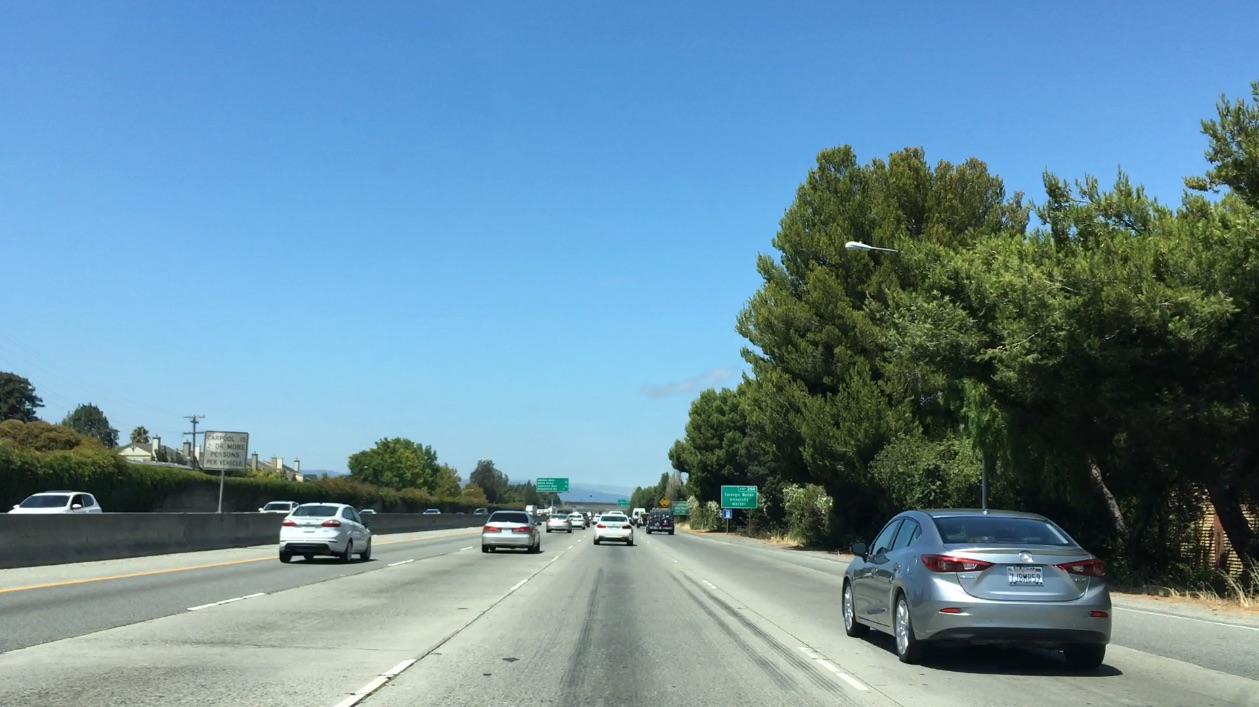
#> input picture lesson_images/bbox-example-image.jpg, 1259 x 707 px; the run also reads 1 picture not shown here
$ jupyter execute --allow-errors Vehicle_Detection_Notebook.ipynb   (older library calls are emulated)
#> lines starting #> are read from the running program, lines starting #| are printed output that depends on the picture; after the words box and inside, x2 and y2 are one past the last pixel; in counts of white or black regions, pixels touching at a corner belong together
[cell 1]
import numpy as np
import cv2
import matplotlib.pyplot as plt
import matplotlib.image as mpimg

## Drawing Bounding Boxes

[cell 2]
def draw_boxes(img, bboxes, color=(0, 0, 255), thick=6):
    # make a copy of the image
    draw_img = np.copy(img)
    # draw each bounding box on your image copy using cv2.rectangle()
    for bbox in bboxes:
        cv2.rectangle(draw_img, bbox[0], bbox[1], color, thick)
    # return the image copy with boxes drawn
    return draw_img # Change this line to return image copy with boxes

[cell 3]
image = mpimg.imread('./lesson_images/bbox-example-image.jpg')
#> image is the input picture: shape (707, 1259, 3); mean R, G, B 104.8, 141, 158.4
bboxes = [((280, 510), (380, 570)), ((850, 515), (1140, 680))]

result = draw_boxes(image, bboxes)
#> after the loop in draw_boxes, `for bbox in bboxes:`:
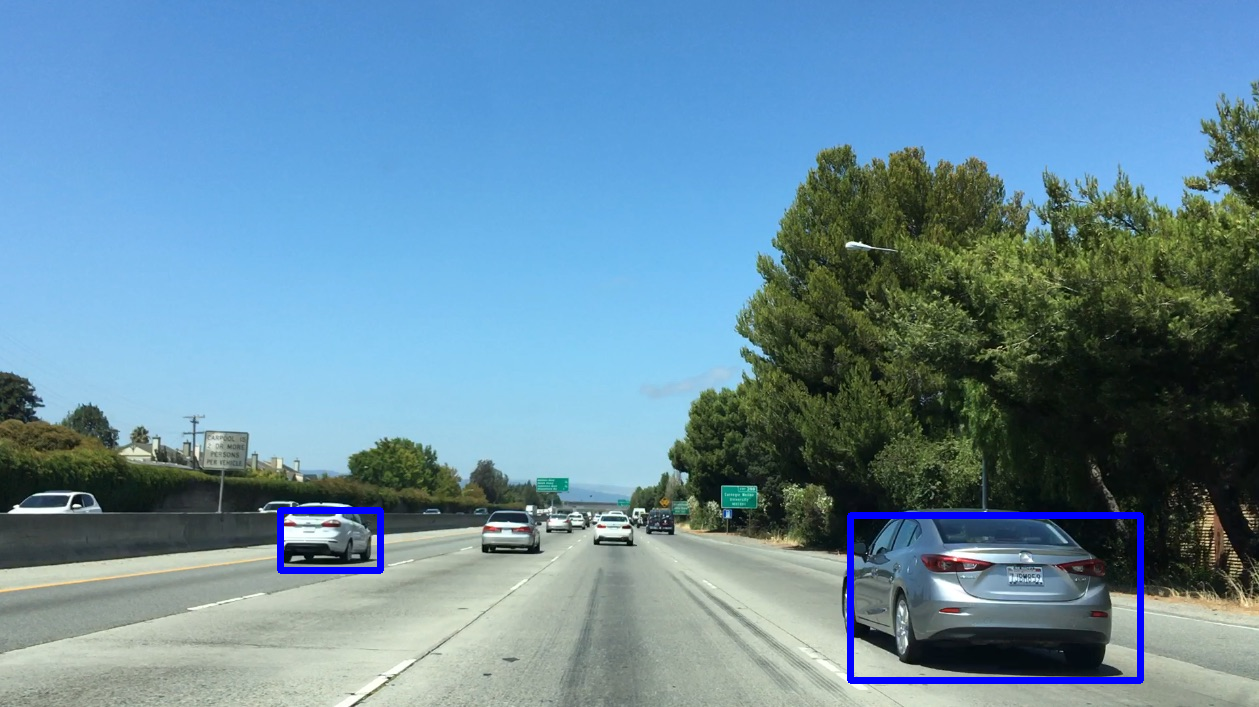
#> draw_img: shape (707, 1259, 3); 0.96% of pixels changed, all inside (x1, y1, x2, y2) = (277, 507, 1144, 684)
plt.imshow(result)

## Histograms of Color

[cell 4]
import numpy as np
import cv2
import matplotlib.pyplot as plt
import matplotlib.image as mpimg

image = mpimg.imread('./lesson_images/cutout1.jpg')
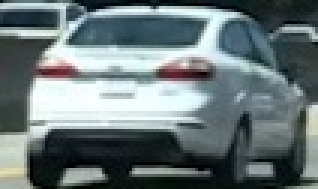
#> input picture lesson_images/cutout1.jpg, 106 x 63 px (shown 3 times larger)
#> image is the input picture: shape (63, 106, 3); mean R, G, B 105.4, 118.5, 120.3

# Define a function to compute color histogram features
def color_hist(img, nbins=32, bins_range=(0, 256)):
    # Compute the histogram of the RGB channels separately
#> called with nbins = 32, bins_range = (0, 256)
    rhist = np.histogram(img[:,:,0], bins=nbins, range=bins_range)
    ghist = np.histogram(img[:,:,1], bins=nbins, range=bins_range)
    bhist = np.histogram(img[:,:,2], bins=nbins, range=bins_range)
    # Generating bin centers
    bin_edges = rhist[1]
#> bin_edges = 33 values from 0 to 256
    bin_centers = (bin_edges[:len(bin_edges) - 1] + bin_edges[1:]) / 2
#> bin_centers = 32 values from 4 to 252
    # Concatenate the histograms into a single feature vector
    hist_features = np.concatenate((rhist[0], ghist[0], bhist[0]))
#> hist_features = 96 values, max 634 at index 95, min 49 at index 31, mean 208.7
    # Return the individual histograms, bin_centers and feature vector
    return rhist, ghist, bhist, bin_centers, hist_features

rh, gh, bh, bincen, feature_vec = color_hist(image, nbins=32, bins_range=(0, 256))
#> bincen = 32 values from 4 to 252; feature_vec has the same summary as hist_features in color_hist

# Plot a figure with all three bar charts
if rh is not None:
    fig = plt.figure(figsize=(12,3))
    plt.subplot(131)
    plt.bar(bincen, rh[0])
    plt.xlim(0, 256)
    plt.title('R Histogram')
    plt.subplot(132)
    plt.bar(bincen, gh[0])
    plt.xlim(0, 256)
    plt.title('G Histogram')
    plt.subplot(133)
    plt.bar(bincen, bh[0])
    plt.xlim(0, 256)
    plt.title('B Histogram')
    fig.tight_layout()
else:
    print('Your function is returning None for at least one variable...')
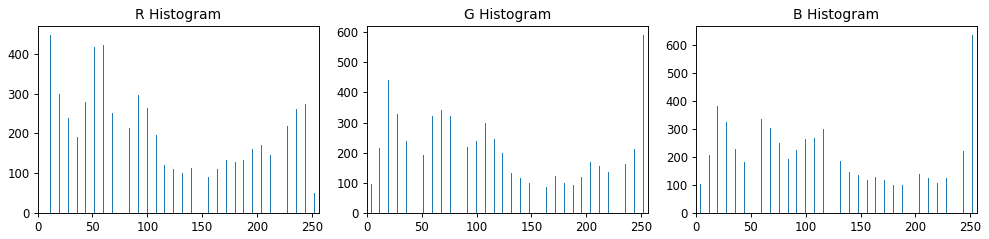
#> figure drawn by matplotlib, 3 panels; panel 1: tallest bar 448 high, from x = 11.6 to 12.4; panel 2: tallest bar 591 high, from x = 251.6 to 252.4; panel 3: tallest bar 634 high, from x = 251.6 to 252.4

## Spatial Binning

[cell 5]
import numpy as np
import cv2
import matplotlib.pyplot as plt
import matplotlib.image as mpimg

# Read in an image
# You can also read cutout2, 3, 4 etc. to see other examples
image = mpimg.imread('./lesson_images/non_car_0.png')
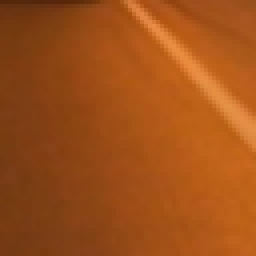
#> input picture lesson_images/non_car_0.png, 64 x 64 px (shown 4 times larger)
#> image is the input picture: shape (64, 64, 3) float32; mean R, G, B 0.626, 0.315, 0.0955
# Define a function to compute color histogram features
# Pass the color_space flag as 3-letter all caps string
# like 'HSV' or 'LUV' etc.
# KEEP IN MIND IF YOU DECIDE TO USE THIS FUNCTION LATER
# IN YOUR PROJECT THAT IF YOU READ THE IMAGE WITH
# cv2.imread() INSTEAD YOU START WITH BGR COLOR!
def bin_spatial(img, color_space='RGB', size=(32, 32)):
    # Convert image to new color space (if specified)
#> called with color_space = 'HSV', size = (32, 32)
    if color_space != 'RGB':
        if color_space == 'HSV':
            img_converted = cv2.cvtColor(img, cv2.COLOR_BGR2HSV)
#> img_converted: shape (64, 64, 3) float32; mean H, S, V 215.3, 0.8, 0.6
        elif color_space == 'HLS':
            img_converted = cv2.cvtColor(img, cv2.COLOR_BGR2HLS)
        elif color_space == 'LUV':
            img_converted = cv2.cvtColor(img, cv2.COLOR_BGR2Luv)
        elif color_space == 'YUV':
            img_converted = cv2.cvtColor(img, cv2.COLOR_BGR2YUV)
        elif color_space == 'YCrCb':
            img_converted = cv2.cvtColor(img, cv2.COLOR_BGR2YCrBb)
    else:
        img_converted = np.copy(img)
    # Use cv2.resize().ravel() to create the feature vector
    features = cv2.resize(img_converted, (size)).ravel()
#> features = 3072 values, max 219.2 at index 18, min 0.355 at index 11, mean 72.25
    # Return the feature vector
    return features

feature_vec = bin_spatial(image, color_space='HSV', size=(32, 32))
#> feature_vec has the same summary as features in bin_spatial

# Plot features
plt.plot(feature_vec)
plt.title('Spatially Binned Features')
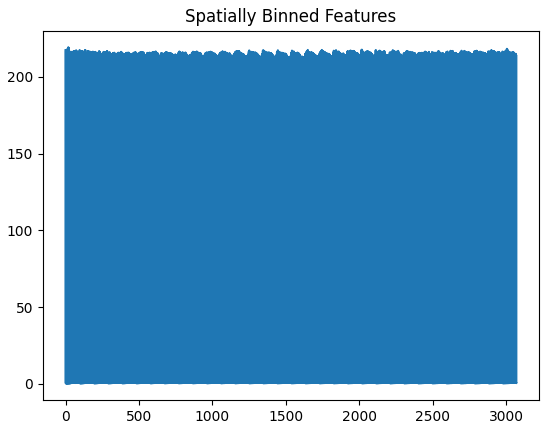
#> figure drawn by matplotlib, 1 panel; curve peaks at x = 18, y = 219.2

## Data Exploration

[cell 6]
import glob

vehicle_images = [f for f in glob.glob('./vehicles/**/*.png', recursive=True)]
non_vehicle_images = [f for f in glob.glob('./non-vehicles/**/*.png', recursive=True)]

[cell 7]
print("There are {} vehicle images".format(len(vehicle_images)))
print("There are {} non-vehicle images".format(len(non_vehicle_images)))

[cell 8]
# Read in car / not-car images
vehicle_ind = np.random.randint(0, len(vehicle_images))
#> (the rest of this cell did not finish here and is left out)

## Histogram Oriented Gradient (HOG)

[cell 9]
import matplotlib.image as mpimg
import matplotlib.pyplot as plt
import numpy as np
import cv2
import glob
from skimage.feature import hog

[cell 10]
def get_hog_features(img, orient, pix_per_cell, cell_per_block, vis=True,
                     feature_vec=True):

    # TODO: Complete the function body and returns
    hog_features, hog_image = hog(img, orientations=orient,
                                  pixels_per_cell=(pix_per_cell, pix_per_cell),
                                  cells_per_block=(cell_per_block, cell_per_block),
                                  visualise=True, feature_vector=False,
                                  block_norm='L2-Hys')
    if vis == True:
        return hog_features, hog_image
    return hog_features

[cell 11]
# Generate a random index to look at a car image
ind = np.random.randint(0, len(vehicle_images))
# Read in the image
image = mpimg.imread(vehicle_images[ind])
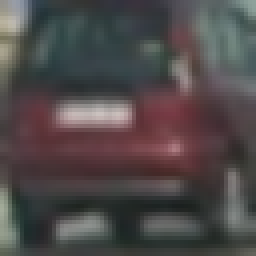
#> input picture vehicles/GTI_Far/image0131.png, 64 x 64 px (shown 4 times larger)
#> image is the input picture: shape (64, 64, 3) float32; mean R, G, B 0.311, 0.288, 0.289
gray = cv2.cvtColor(image, cv2.COLOR_RGB2GRAY)
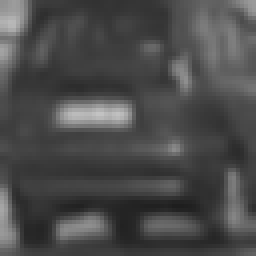
#> gray: shape (64, 64) float32 (shown 4 times larger); min 0.119, max 0.766, mean 0.295

# Call our function with vis=True to see an image output
features, hog_image = get_hog_features(gray, orient= 9,
                        pix_per_cell= 8, cell_per_block= 2,
                        vis=True, feature_vec=False)
#> (the rest of the program and of its run is left out)
